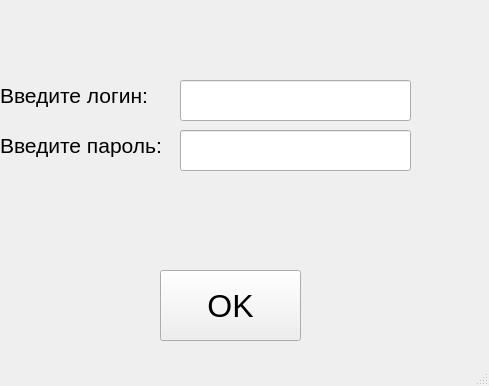
<?xml version="1.0" encoding="UTF-8"?>
<ui version="4.0">
 <class>authorization</class>
 <widget class="QMainWindow" name="authorization">
  <property name="geometry">
   <rect>
    <x>0</x>
    <y>0</y>
    <width>489</width>
    <height>386</height>
   </rect>
  </property>
  <property name="windowTitle">
   <string>Окно авторизации</string>
  </property>
  <widget class="QWidget" name="centralwidget">
   <widget class="QLabel" name="label">
    <property name="geometry">
     <rect>
      <x>0</x>
      <y>70</y>
      <width>231</width>
      <height>51</height>
     </rect>
    </property>
    <property name="font">
     <font>
      <pointsize>16</pointsize>
     </font>
    </property>
    <property name="text">
     <string>Введите логин:</string>
    </property>
   </widget>
   <widget class="QLabel" name="label_2">
    <property name="geometry">
     <rect>
      <x>0</x>
      <y>120</y>
      <width>231</width>
      <height>51</height>
     </rect>
    </property>
    <property name="font">
     <font>
      <pointsize>16</pointsize>
     </font>
    </property>
    <property name="text">
     <string>Введите пароль:</string>
    </property>
   </widget>
   <widget class="QPushButton" name="loginbtn">
    <property name="geometry">
     <rect>
      <x>160</x>
      <y>270</y>
      <width>141</width>
      <height>71</height>
     </rect>
    </property>
    <property name="font">
     <font>
      <pointsize>24</pointsize>
     </font>
    </property>
    <property name="text">
     <string>OK</string>
    </property>
   </widget>
   <widget class="QLineEdit" name="input_login">
    <property name="geometry">
     <rect>
      <x>180</x>
      <y>80</y>
      <width>231</width>
      <height>41</height>
     </rect>
    </property>
   </widget>
   <widget class="QLineEdit" name="input_password">
    <property name="geometry">
     <rect>
      <x>180</x>
      <y>130</y>
      <width>231</width>
      <height>41</height>
     </rect>
    </property>
   </widget>
  </widget>
  <widget class="QMenuBar" name="menubar">
   <property name="geometry">
    <rect>
     <x>0</x>
     <y>0</y>
     <width>489</width>
     <height>21</height>
    </rect>
   </property>
  </widget>
  <widget class="QStatusBar" name="statusbar"/>
 </widget>
 <resources/>
 <connections/>
</ui>
